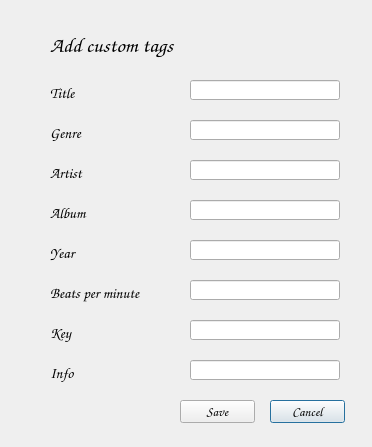
<?xml version="1.0" encoding="UTF-8"?>
<ui version="4.0">
 <class>add_tags_dialog</class>
 <widget class="QDialog" name="add_tags_dialog">
  <property name="geometry">
   <rect>
    <x>0</x>
    <y>0</y>
    <width>372</width>
    <height>447</height>
   </rect>
  </property>
  <property name="windowTitle">
   <string>Add tags</string>
  </property>
  <widget class="QLineEdit" name="lineEdit">
   <property name="geometry">
    <rect>
     <x>190</x>
     <y>80</y>
     <width>150</width>
     <height>20</height>
    </rect>
   </property>
   <property name="minimumSize">
    <size>
     <width>150</width>
     <height>0</height>
    </size>
   </property>
   <property name="font">
    <font>
     <family>Comic Sans MS</family>
     <pointsize>11</pointsize>
    </font>
   </property>
  </widget>
  <widget class="QLineEdit" name="lineEdit_2">
   <property name="geometry">
    <rect>
     <x>190</x>
     <y>120</y>
     <width>150</width>
     <height>20</height>
    </rect>
   </property>
   <property name="minimumSize">
    <size>
     <width>150</width>
     <height>0</height>
    </size>
   </property>
   <property name="font">
    <font>
     <family>Comic Sans MS</family>
     <pointsize>11</pointsize>
    </font>
   </property>
  </widget>
  <widget class="QLineEdit" name="lineEdit_3">
   <property name="geometry">
    <rect>
     <x>190</x>
     <y>160</y>
     <width>150</width>
     <height>20</height>
    </rect>
   </property>
   <property name="minimumSize">
    <size>
     <width>150</width>
     <height>0</height>
    </size>
   </property>
   <property name="font">
    <font>
     <family>Comic Sans MS</family>
     <pointsize>11</pointsize>
    </font>
   </property>
  </widget>
  <widget class="QLineEdit" name="lineEdit_4">
   <property name="geometry">
    <rect>
     <x>190</x>
     <y>200</y>
     <width>150</width>
     <height>20</height>
    </rect>
   </property>
   <property name="minimumSize">
    <size>
     <width>150</width>
     <height>0</height>
    </size>
   </property>
   <property name="font">
    <font>
     <family>Comic Sans MS</family>
     <pointsize>11</pointsize>
    </font>
   </property>
  </widget>
  <widget class="QLabel" name="tag_genre">
   <property name="geometry">
    <rect>
     <x>50</x>
     <y>120</y>
     <width>150</width>
     <height>25</height>
    </rect>
   </property>
   <property name="minimumSize">
    <size>
     <width>150</width>
     <height>25</height>
    </size>
   </property>
   <property name="maximumSize">
    <size>
     <width>150</width>
     <height>25</height>
    </size>
   </property>
   <property name="font">
    <font>
     <family>Comic Sans MS</family>
     <pointsize>11</pointsize>
    </font>
   </property>
   <property name="text">
    <string>Genre</string>
   </property>
  </widget>
  <widget class="QLabel" name="label_song_title">
   <property name="geometry">
    <rect>
     <x>50</x>
     <y>80</y>
     <width>150</width>
     <height>25</height>
    </rect>
   </property>
   <property name="minimumSize">
    <size>
     <width>150</width>
     <height>25</height>
    </size>
   </property>
   <property name="maximumSize">
    <size>
     <width>150</width>
     <height>25</height>
    </size>
   </property>
   <property name="font">
    <font>
     <family>Comic Sans MS</family>
     <pointsize>11</pointsize>
    </font>
   </property>
   <property name="text">
    <string>Title</string>
   </property>
  </widget>
  <widget class="QLabel" name="label_artist">
   <property name="geometry">
    <rect>
     <x>50</x>
     <y>160</y>
     <width>150</width>
     <height>25</height>
    </rect>
   </property>
   <property name="minimumSize">
    <size>
     <width>150</width>
     <height>25</height>
    </size>
   </property>
   <property name="maximumSize">
    <size>
     <width>150</width>
     <height>25</height>
    </size>
   </property>
   <property name="font">
    <font>
     <family>Comic Sans MS</family>
     <pointsize>11</pointsize>
    </font>
   </property>
   <property name="text">
    <string>Artist</string>
   </property>
  </widget>
  <widget class="QLabel" name="label_album">
   <property name="geometry">
    <rect>
     <x>50</x>
     <y>200</y>
     <width>150</width>
     <height>25</height>
    </rect>
   </property>
   <property name="minimumSize">
    <size>
     <width>150</width>
     <height>25</height>
    </size>
   </property>
   <property name="maximumSize">
    <size>
     <width>150</width>
     <height>25</height>
    </size>
   </property>
   <property name="font">
    <font>
     <family>Comic Sans MS</family>
     <pointsize>11</pointsize>
    </font>
   </property>
   <property name="text">
    <string>Album</string>
   </property>
  </widget>
  <widget class="QLabel" name="label_bpm">
   <property name="geometry">
    <rect>
     <x>50</x>
     <y>280</y>
     <width>150</width>
     <height>25</height>
    </rect>
   </property>
   <property name="minimumSize">
    <size>
     <width>150</width>
     <height>25</height>
    </size>
   </property>
   <property name="maximumSize">
    <size>
     <width>150</width>
     <height>25</height>
    </size>
   </property>
   <property name="font">
    <font>
     <family>Comic Sans MS</family>
     <pointsize>11</pointsize>
    </font>
   </property>
   <property name="text">
    <string>Beats per minute</string>
   </property>
  </widget>
  <widget class="QLabel" name="label_year">
   <property name="geometry">
    <rect>
     <x>50</x>
     <y>240</y>
     <width>150</width>
     <height>25</height>
    </rect>
   </property>
   <property name="minimumSize">
    <size>
     <width>150</width>
     <height>25</height>
    </size>
   </property>
   <property name="maximumSize">
    <size>
     <width>150</width>
     <height>25</height>
    </size>
   </property>
   <property name="font">
    <font>
     <family>Comic Sans MS</family>
     <pointsize>11</pointsize>
    </font>
   </property>
   <property name="text">
    <string>Year</string>
   </property>
  </widget>
  <widget class="QLabel" name="label_key">
   <property name="geometry">
    <rect>
     <x>50</x>
     <y>320</y>
     <width>150</width>
     <height>25</height>
    </rect>
   </property>
   <property name="minimumSize">
    <size>
     <width>150</width>
     <height>25</height>
    </size>
   </property>
   <property name="maximumSize">
    <size>
     <width>150</width>
     <height>25</height>
    </size>
   </property>
   <property name="font">
    <font>
     <family>Comic Sans MS</family>
     <pointsize>11</pointsize>
    </font>
   </property>
   <property name="text">
    <string>Key</string>
   </property>
  </widget>
  <widget class="QLabel" name="label_info">
   <property name="geometry">
    <rect>
     <x>50</x>
     <y>360</y>
     <width>150</width>
     <height>25</height>
    </rect>
   </property>
   <property name="minimumSize">
    <size>
     <width>150</width>
     <height>25</height>
    </size>
   </property>
   <property name="maximumSize">
    <size>
     <width>150</width>
     <height>25</height>
    </size>
   </property>
   <property name="font">
    <font>
     <family>Comic Sans MS</family>
     <pointsize>11</pointsize>
    </font>
   </property>
   <property name="text">
    <string>Info</string>
   </property>
  </widget>
  <widget class="QLineEdit" name="lineEdit_5">
   <property name="geometry">
    <rect>
     <x>190</x>
     <y>280</y>
     <width>150</width>
     <height>20</height>
    </rect>
   </property>
   <property name="minimumSize">
    <size>
     <width>150</width>
     <height>0</height>
    </size>
   </property>
   <property name="font">
    <font>
     <family>Comic Sans MS</family>
     <pointsize>11</pointsize>
    </font>
   </property>
  </widget>
  <widget class="QLineEdit" name="lineEdit_6">
   <property name="geometry">
    <rect>
     <x>190</x>
     <y>320</y>
     <width>150</width>
     <height>20</height>
    </rect>
   </property>
   <property name="minimumSize">
    <size>
     <width>150</width>
     <height>0</height>
    </size>
   </property>
   <property name="font">
    <font>
     <family>Comic Sans MS</family>
     <pointsize>11</pointsize>
    </font>
   </property>
  </widget>
  <widget class="QLineEdit" name="lineEdit_7">
   <property name="geometry">
    <rect>
     <x>190</x>
     <y>360</y>
     <width>150</width>
     <height>20</height>
    </rect>
   </property>
   <property name="minimumSize">
    <size>
     <width>150</width>
     <height>0</height>
    </size>
   </property>
   <property name="font">
    <font>
     <family>Comic Sans MS</family>
     <pointsize>11</pointsize>
    </font>
   </property>
  </widget>
  <widget class="QLineEdit" name="lineEdit_8">
   <property name="geometry">
    <rect>
     <x>190</x>
     <y>240</y>
     <width>150</width>
     <height>20</height>
    </rect>
   </property>
   <property name="minimumSize">
    <size>
     <width>150</width>
     <height>0</height>
    </size>
   </property>
   <property name="font">
    <font>
     <family>Comic Sans MS</family>
     <pointsize>11</pointsize>
    </font>
   </property>
  </widget>
  <widget class="QLabel" name="label">
   <property name="geometry">
    <rect>
     <x>50</x>
     <y>30</y>
     <width>291</width>
     <height>31</height>
    </rect>
   </property>
   <property name="font">
    <font>
     <family>Comic Sans MS</family>
     <pointsize>16</pointsize>
    </font>
   </property>
   <property name="text">
    <string>Add custom tags</string>
   </property>
  </widget>
  <widget class="QPushButton" name="button_cancel">
   <property name="geometry">
    <rect>
     <x>270</x>
     <y>400</y>
     <width>75</width>
     <height>23</height>
    </rect>
   </property>
   <property name="font">
    <font>
     <family>Comic Sans MS</family>
     <pointsize>10</pointsize>
    </font>
   </property>
   <property name="text">
    <string>Cancel</string>
   </property>
  </widget>
  <widget class="QPushButton" name="button_save">
   <property name="geometry">
    <rect>
     <x>180</x>
     <y>400</y>
     <width>75</width>
     <height>23</height>
    </rect>
   </property>
   <property name="font">
    <font>
     <family>Comic Sans MS</family>
     <pointsize>10</pointsize>
    </font>
   </property>
   <property name="text">
    <string>Save</string>
   </property>
  </widget>
 </widget>
 <resources/>
 <connections/>
</ui>
